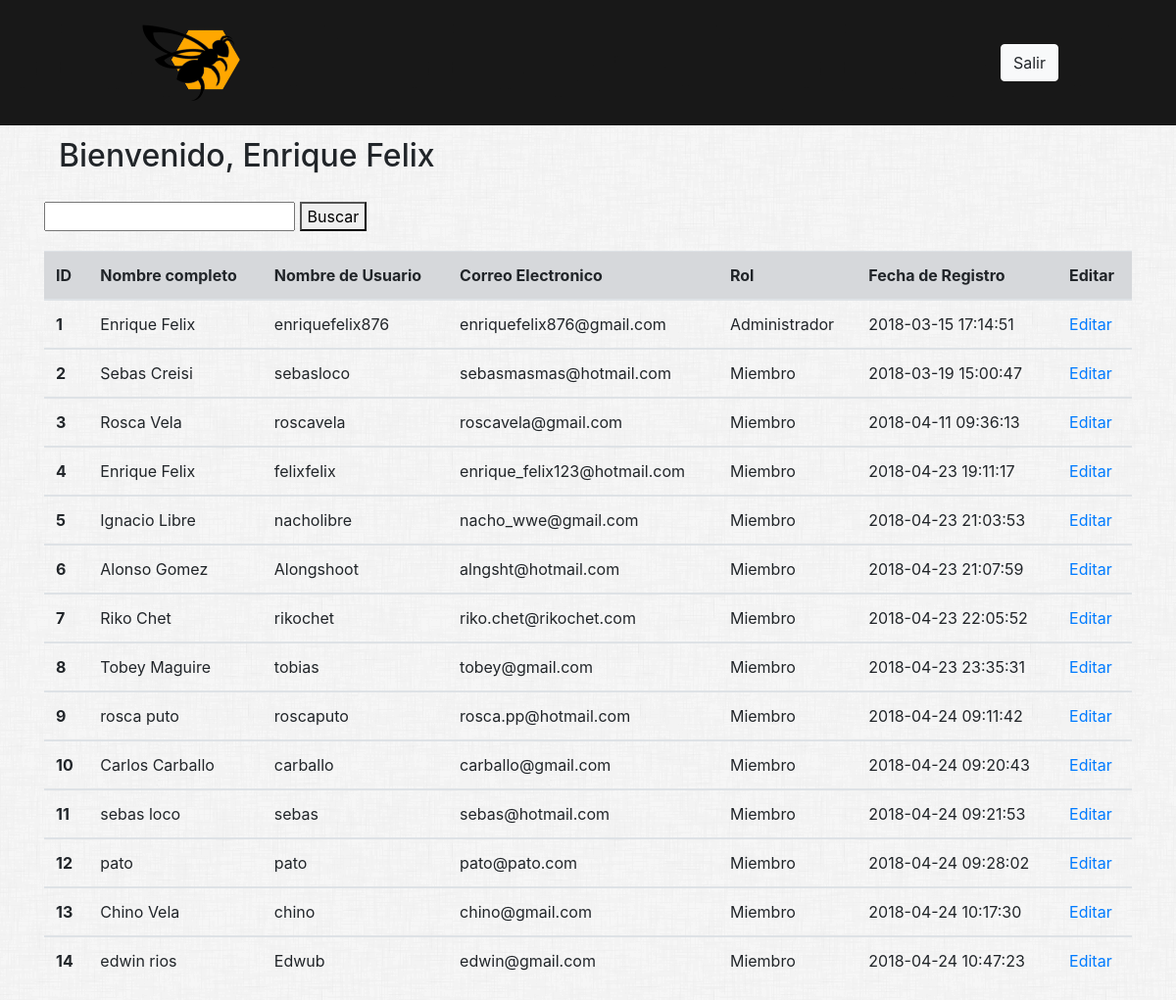
The page /home.php (signed in) on the database as committed earlier.
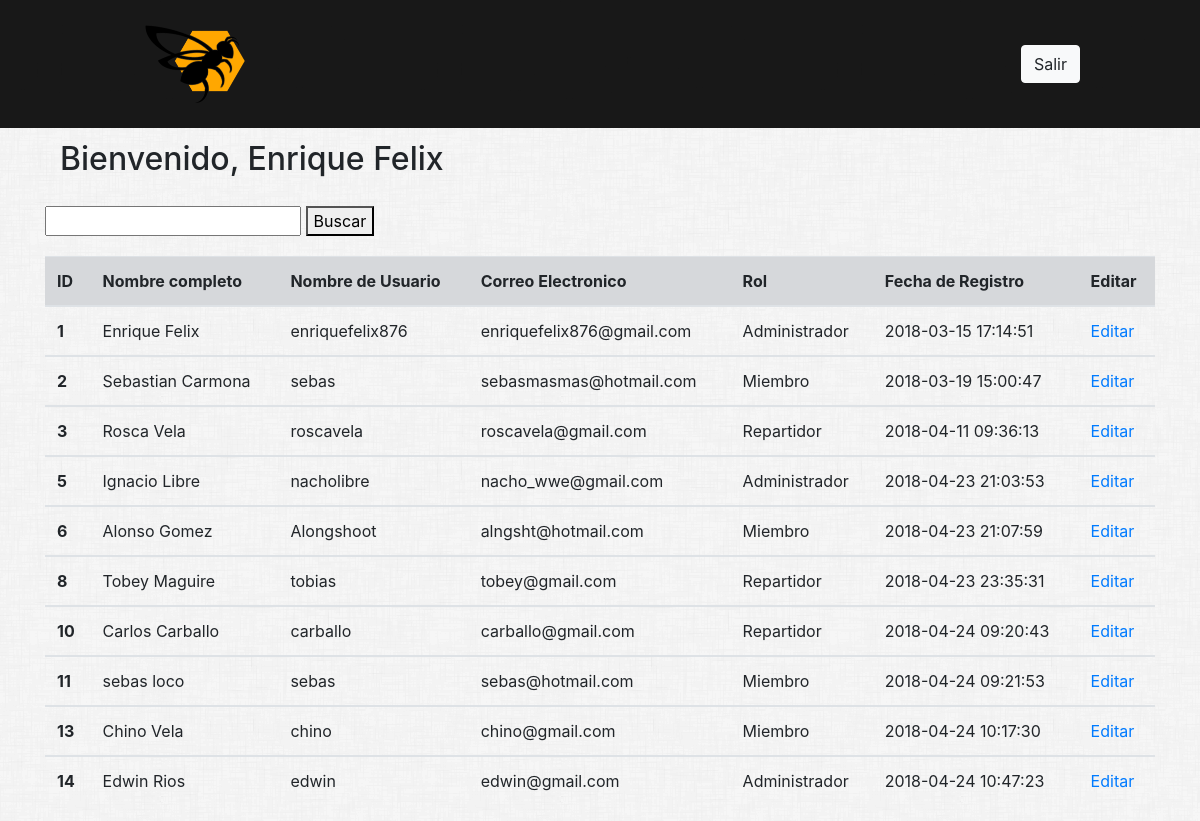
The same page on the database as committed later.
### tables this page shows
CREATE TABLE `user` (
  `id` int(11) NOT NULL,
  `fullname` varchar(500) NOT NULL,
  `username` varchar(100) NOT NULL,
  `email` varchar(255) NOT NULL,
  `password` varchar(255) NOT NULL,
  `rol` enum('Miembro','Administrador','Repartidor') NOT NULL DEFAULT 'Miembro',
  `phonenumber` varchar(100) DEFAULT NULL,
  `created_at` datetime NOT NULL
);

### includes/list_of_members.php (the view, shortened to what this page needs)
<?php
include "php/conexion.php";
$sql= "select * from user";
$query = $con->query($sql);
?>
<div class="container" style="padding-top:20px; padding-bottom: 20px">
  <div class="row">
    <form action="<?php echo $_SERVER['PHP_SELF']?>" method="GET">
        <input type="text" id="nombre" name="nombre">
        <button type="submit">Buscar</button>
    </form>
  </div>
</div>
<table class="table">
  <thead>
    <tr class="table-secondary">
      <th scope="col">ID</th>
      <th scope="col">Nombre completo</th>
      <th scope="col">Nombre de Usuario</th>
      <th scope="col">Correo Electronico</th>
      <th scope="col">Rol</th>
      <th scope="col">Fecha de Registro</th>
      <th scope="col">Editar</th>
    </tr>
  </thead>
<?php
    while($datos=$query->fetch_array()){
?>
    <tbody>
    <tr class¨="table-primary">
      <th scope="row"> <?php echo $datos["id"]?> </th>
      <td> <?php echo $datos["fullname"]?> </td>
      <td> <?php echo $datos["username"]?> </td>
      <td> <?php echo $datos["email"]?> </td>
      <td> <?php echo $datos["rol"]?> </td>
      <td> <?php echo $datos["created_at"]?> </td>
      <td> <a href="./info_usuario_admin.php?id=<?php echo $datos["id"]?>"> Editar</td></a>
    </tr>
    </tbody>
    <?php
    }
    ?>
</table>

### home.php (shortened to what this page needs)
<!DOCTYPE html>
<html lang="en">
<head>
    <link rel="stylesheet" href="https://maxcdn.bootstrapcdn.com/bootstrap/4.0.0/css/bootstrap.min.css">
</head>
<?php include('includes/header.php'); ?>
<?php include('./includes/info_user.php'); ?>
</body>
</html>

### includes/header.php (shortened to what this page needs)
<header style="background: rgba(0,0,0,0.9); width: 100%; position: fixed; z-index: 10;">
    <section style="width: 80%; margin: auto; overflow:hidden">
    <link rel="stylesheet" href="css/animate.css">
    <?php if(!isset($_SESSION["user_id"])):?>
        <div class="row">
        <div class="col sm-6">
            <a href="index.php"><img class="animated fadeInLeft" src="img/logo2.png" alt="app"><a class="animated fadeInDown" style="font-family: 'Open Sans', sans-serif; font-size: 40px;
                color: #F5F5DC; padding-top: 15px;">Avispack</a></a>
        </div>
        <div class="col sm-6 text-right" style="padding-top:45px">
            <a href="login.php"><button type="button" class="btn btn-light">Acceder</button></a>
            <a href="registro.php"><button type="button" class="btn btn-light">Registrar</button></a>
        </div>
        </div>
    <?php else:?>
    <div class="row">
        <div class="col sm-6">
            <a href="home.php"><img src="img/logo2.png" alt="app"></a>
        </div>
        <div class="col sm-6 text-right" style="padding-top:45px">
            <a href="./php/logout.php"><button type="button" class="btn btn-light">Salir</button></a>
        </div>
        </div>
    <?php endif;?>
    </section>
</header>

### includes/info_user.php (shortened to what this page needs)
<div class="container">
<?php
include "php/conexion.php";
$sql= "select * from user where id = \"$_SESSION[user_id]\"";
$query = $con->query($sql);
while($datos=$query->fetch_array()){
    $nombreCompleto = $datos["fullname"];
}
?>
<div class="container">
    <div class="row">
        <div class="col">
            <h2 style="padding-top:140px;">Bienvenido, <?php echo $nombreCompleto?></h2>
        </div>
        <div class="col text-right">
        </div>
    </div>
</div>
<?php
switch ($_SESSION["user_rol"]) {
    case "Administrador":
    include('list_of_members.php');
        break;
}
?>
</div>

Rows that differ between the two databases and show on the page:
removed user: id "4", fullname "Enrique Felix", username "felixfelix", email "enrique_felix123@hotmail.com", rol "Miembro", created_at "2018-04-23 19:11:17"
removed user: id "7", fullname "Riko Chet", username "rikochet", email "riko.chet@rikochet.com", rol "Miembro", created_at "2018-04-23 22:05:52"
removed user: id "9", fullname "rosca puto", username "roscaputo", email "rosca.pp@hotmail.com", rol "Miembro", created_at "2018-04-24 09:11:42"
removed user: id "12", fullname "pato", username "pato", email "pato@pato.com", rol "Miembro", created_at "2018-04-24 09:28:02"
changed user "sebasmasmas@hotmail.com": fullname "Sebas Creisi" → "Sebastian Carmona"; username "sebasloco" → "sebas"
changed user "Rosca Vela": rol "Miembro" → "Repartidor"
changed user "Ignacio Libre": rol "Miembro" → "Administrador"
changed user "Tobey Maguire": rol "Miembro" → "Repartidor"
changed user "Carlos Carballo": rol "Miembro" → "Repartidor"
changed user "edwin@gmail.com": fullname "edwin rios" → "Edwin Rios"; username "Edwub" → "edwin"; rol "Miembro" → "Administrador"
